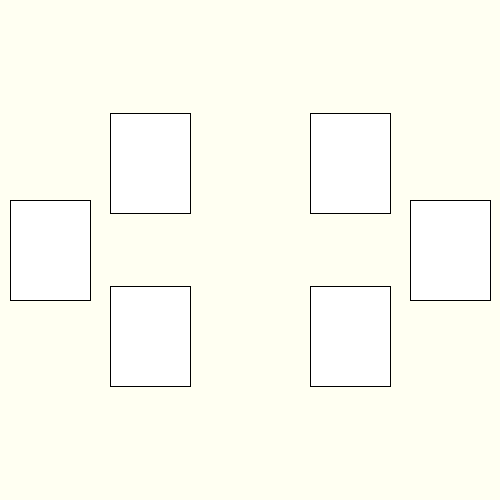
Frame 1 (no input)
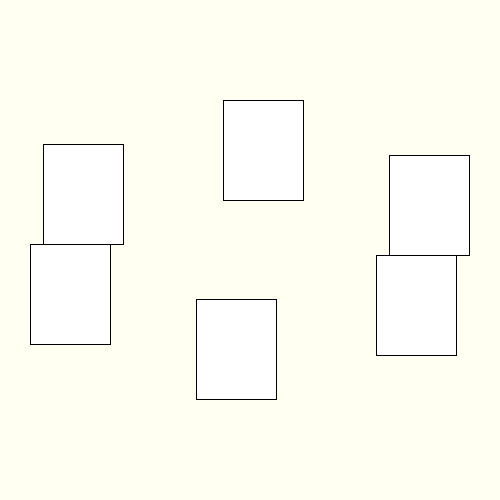
Frame 60 (the mouse pressed at the canvas centre just before this capture)
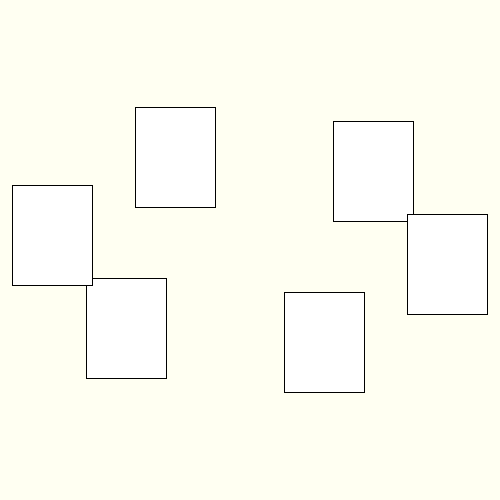
Frame 120 (the mouse held since frame 60 and released just before this capture)

The Processing sketch that drew these frames (run headless with seeded random() and noise(); from frame 60 on, the mouse is pressed at the canvas centre):

// Processing sketch: week12_1
// ── week12_1.pde
// week12-1 好玩的程式設計 三角函數(卡牌旋轉、地鼠冒出來、有什麼用)
void setup() { // 設定
  size(500, 500); // 視窗大小
}
float a = 0; // angle角度
void draw() { // 畫圖(每秒60張圖)
 // Part 1 先畫出「小圈圈在繞大圈圈」 了解 cos(a) sin(a)
 // float x = 250+ cos(a)*200, y = 250 + sin(a)*200;
 // ellipse(x, y, 10, 10);  // x座標 cos(a) y座標 sin(a)
 // a += 0.01; // (angle角度)慢慢增加
 
 // Part 2 用 for迴圈 畫出 6個小圈圈在繞
 background(#FFFFF2); // 淡黃色
 for (int i=0; i<6; i++) {
   // float x = 250 + cos(a+i*PI/3)*200, y = 250 + sin(a+i*PI/3)*200;
   // ellipse(x, y, 10, 10); // 小圈
   // Part 3 把小圈圈改成長方形
   float x = 250 + cos(a+i*PI/3)*200, y = 250 + sin(a+i*PI/3)*100;
   rect(x-40, y-50, 80, 100); // 改成長方形, 而且往左上移一半,才不會歪掉
 }
 a += 0.01; // (angle角度)慢慢增加
}
